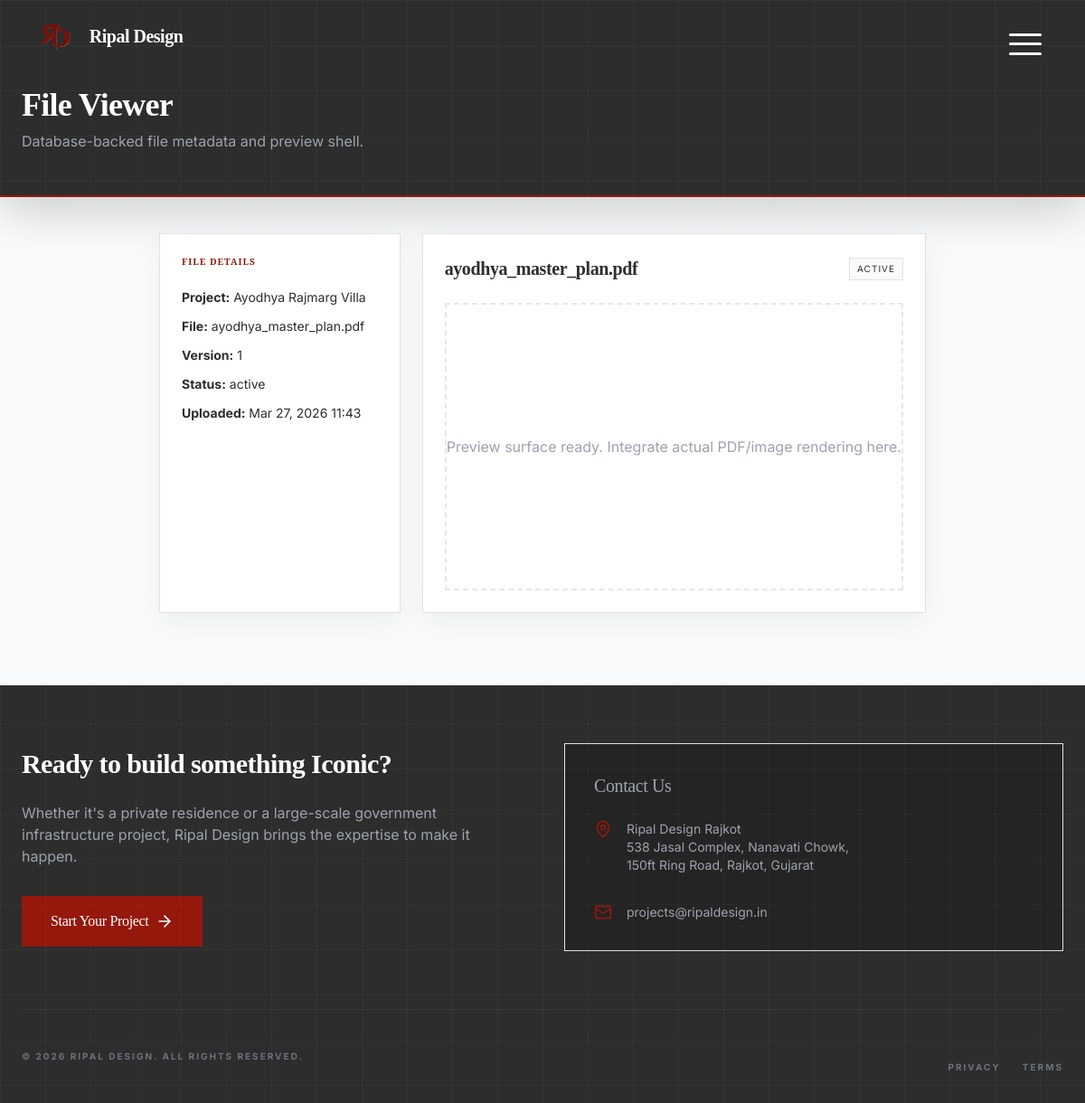
Page /admin/file_viewer.php?file=ayodhya_master_plan.pdf (signed in) on the committed database.
### tables this page shows
CREATE TABLE IF NOT EXISTS project_files (
  id INT AUTO_INCREMENT PRIMARY KEY,
  project_id INT NOT NULL,
  name VARCHAR(255) NOT NULL,
  filename VARCHAR(255) DEFAULT NULL,
  type VARCHAR(50) DEFAULT NULL,
  size VARCHAR(20) DEFAULT NULL,
  file_path VARCHAR(500) DEFAULT NULL,
  storage_path VARCHAR(1024) DEFAULT NULL,
  version INT DEFAULT 1,
  uploaded_by VARCHAR(255) DEFAULT NULL,
  uploaded_at TIMESTAMP DEFAULT CURRENT_TIMESTAMP,
  status ENUM('active','archived') DEFAULT 'active',
  FOREIGN KEY (project_id) REFERENCES projects(id) ON DELETE CASCADE,
  INDEX idx_project_files_project (project_id)
);

CREATE TABLE IF NOT EXISTS projects (
  id INT AUTO_INCREMENT PRIMARY KEY,
  name VARCHAR(255) NOT NULL,
  status ENUM('planning','ongoing','paused','completed','on-hold','cancelled') DEFAULT 'ongoing',
  budget DECIMAL(15,2) DEFAULT NULL,
  progress INT DEFAULT 0,
  due DATE DEFAULT NULL,
  location TEXT DEFAULT NULL,
  site_location VARCHAR(255) DEFAULT NULL,
  address TEXT DEFAULT NULL,
  owner_name VARCHAR(255) DEFAULT NULL,
  owner_contact VARCHAR(50) DEFAULT NULL,
  owner_email VARCHAR(255) DEFAULT NULL,
  worker_name VARCHAR(255) DEFAULT NULL,
  project_type VARCHAR(100) DEFAULT NULL,
  client_id INT DEFAULT NULL,
  created_by INT DEFAULT NULL,
  latitude DECIMAL(10,7) DEFAULT NULL,
  longitude DECIMAL(10,7) DEFAULT NULL,
  created_at TIMESTAMP NOT NULL DEFAULT CURRENT_TIMESTAMP,
  updated_at TIMESTAMP NULL DEFAULT NULL ON UPDATE CURRENT_TIMESTAMP,
  FOREIGN KEY (client_id) REFERENCES users(id) ON DELETE SET NULL,
  FOREIGN KEY (created_by) REFERENCES users(id) ON DELETE SET NULL,
  INDEX idx_projects_status (status),
  INDEX idx_projects_client (client_id)
);

### includes/util.php (called while the page is built, shortened)
<?php
if (!function_exists('db_query')) {
    function db_query($sql, $params = []) {
        global $pdo;
        try {
            $stmt = $pdo->prepare($sql);
            $stmt->execute($params);
            return $stmt;
        } catch (PDOException $e) {
            error_log('Database query error: ' . $e->getMessage());
            return false;
        }
    }
}
if (!function_exists('db_fetch')) {
    function db_fetch($sql, $params = []) {
        $stmt = db_query($sql, $params);
        return $stmt ? $stmt->fetch() : false;
    }
}
?>

### admin/file_viewer.php (the view, shortened to what this page needs)
<?php
$file = trim((string)($_GET['file'] ?? ''));
$fileName = $file !== '' ? basename($file) : 'N/A';
$projectName = 'Unknown Project';
$version = 'v1';
$status = 'under_review';
$uploadedAt = '';
if (db_connected() && $file !== '') {
    $row = db_fetch("SELECT pf.filename, pf.name, pf.version, pf.status, pf.uploaded_at, p.name AS project_name
        FROM project_files pf
        LEFT JOIN projects p ON p.id = pf.project_id
        WHERE pf.filename = ? OR pf.file_path = ? OR pf.storage_path = ? OR pf.name = ?
        ORDER BY pf.uploaded_at DESC LIMIT 1", [$file, $file, $file, $file]);
    if ($row) {
        $fileName = (string)($row['filename'] ?? $row['name'] ?? $fileName);
        $projectName = (string)($row['project_name'] ?? $projectName);
        $version = (string)($row['version'] ?? $version);
        $status = strtolower((string)($row['status'] ?? $status));
        $uploadedAt = (string)($row['uploaded_at'] ?? '');
    }
}
?>
<!DOCTYPE html>
<html lang="en" class="bg-canvas-white">
<head>
  <?php $HEADER_MODE = 'dashboard'; require_once __DIR__ . '/../Common/header.php'; ?>
</head>
<body class="bg-canvas-white font-sans text-foundation-grey min-h-screen">
  <div class="min-h-screen flex flex-col">
    <header class="bg-foundation-grey text-white pt-24 pb-12 px-4 shadow-lg mb-10 border-b-2 border-rajkot-rust">
      <div class="max-w-7xl mx-auto">
        <h1 class="text-4xl font-serif font-bold">File Viewer</h1>
        <p class="text-gray-400 mt-2">Database-backed file metadata and preview shell.</p>
      </div>
    </header>
    <main class="flex-grow max-w-6xl mx-auto px-4 sm:px-6 lg:px-8 pb-20">
      <div class="grid grid-cols-1 lg:grid-cols-3 gap-6">
        <aside class="bg-white border border-gray-100 shadow-premium p-6">
          <h2 class="text-[10px] uppercase tracking-widest text-rajkot-rust font-bold mb-4">File Details</h2>
          <div class="space-y-3 text-sm">
            <p><strong>Project:</strong> <?php echo htmlspecialchars($projectName); ?></p>
            <p><strong>File:</strong> <?php echo htmlspecialchars($fileName); ?></p>
            <p><strong>Version:</strong> <?php echo htmlspecialchars($version); ?></p>
            <p><strong>Status:</strong> <?php echo htmlspecialchars($status); ?></p>
            <p><strong>Uploaded:</strong> <?php echo $uploadedAt ? htmlspecialchars(date('M d, Y H:i', strtotime($uploadedAt))) : 'N/A'; ?></p>
          </div>
        </aside>
        <section class="lg:col-span-2 bg-white border border-gray-100 shadow-premium p-6 min-h-[420px] flex flex-col">
          <div class="flex items-center justify-between mb-4">
            <h3 class="text-xl font-serif font-bold"><?php echo htmlspecialchars($fileName); ?></h3>
            <span class="text-[10px] uppercase tracking-widest px-2 py-1 bg-gray-50 border border-gray-100"><?php echo htmlspecialchars($status); ?></span>
          </div>
          <div class="flex-grow border-2 border-dashed border-gray-200 flex items-center justify-center text-gray-400">
            Preview surface ready. Integrate actual PDF/image rendering here.
          </div>
        </section>
      </div>
    </main>
    <?php require_once __DIR__ . '/../Common/footer.php'; ?>
  </div>
</body>
</html>

### public/css/index.css (style rules this page uses)
html, body { overflow-x: hidden !important; width: 100%; max-width: 100%; }
*, *::before, *::after { box-sizing: border-box; }
body { background: #0a0a0a; color: #fff; font-family: 'Inter', system-ui, -apple-system, 'Segoe UI', Roboto, 'Helvetica Neue', Arial; scrollbar-width: none; -ms-overflow-style: none; }
h1, h2, h3, .logo-font { font-family: 'Cormorant Garamond', serif; }
:root { --primary: #731209; --primary-light: #94180C; --bg-dark: #0a0a0a; --bg-panel: #121212; --text-muted: rgba(255, 255, 255, 0.6); --blueprint-grid: rgba(255, 255, 255, 0.03); }
body { background-color: var(--bg-dark); color: #fff; font-family: 'Inter', sans-serif; line-height: 1.6; -webkit-font-smoothing: antialiased; overflow-x: hidden; margin: 0; }
body::before { content: ""; position: fixed; top: 0; left: 0; width: 100%; height: 100%; background-image: linear-gradient(var(--blueprint-grid) 1px, transparent 1px), linear-gradient(90deg, var(--blueprint-grid) 1px, transparent 1px); background-size: 50px 50px; pointer-events: none; z-index: 1; }
h1, h2, h3, .font-serif { font-family: 'Cormorant Garamond', serif; font-weight: 300; letter-spacing: -0.02em; }

### Common/header.css (style rules this page uses)
:root { --alt-overlay-bg: rgba(148, 24, 12, 0.96); --alt-text: #fff; }
html, body { overflow-x: hidden; }

### Common/admin-responsive.css (style rules this page uses)
:root { --admin-header-mobile-padding-top: 4rem; }

### rows in the picture
project_files: project.name "Ayodhya Rajmarg Villa", filename "ayodhya_master_plan.pdf", version "1", status "active", uploaded_at "Mar 27, 2026 11:43", status "ACTIVE"

### other values in the picture
$headerText('brand_name', 'Ripal Design') "Ripal Design"
$footerText('cta_heading', 'Ready to build something Iconic?') "Ready to build something Iconic?"
$footerText('cta_button', 'Start Your Project') "Start Your Project"
$footerText('contact_heading', 'Contact Us') "Contact Us"
preg_replace('#<script[^>]*>.*?</script>#is', '', $value) "Ripal Design Rajkot 538 Jasal Complex, Nanavati Chowk, 150ft Ring Road, Rajkot, Gujarat"
$footerText('email', 'projects@ripaldesign.in') "projects@ripaldesign.in"
$footerText('copyright_brand', 'Ripal Design') "RIPAL DESIGN"
$footerText('copyright_suffix', 'All rights reserved.') "ALL RIGHTS RESERVED."
$footerText('privacy_label', 'Privacy') "PRIVACY"
$footerText('terms_label', 'Terms') "TERMS"
